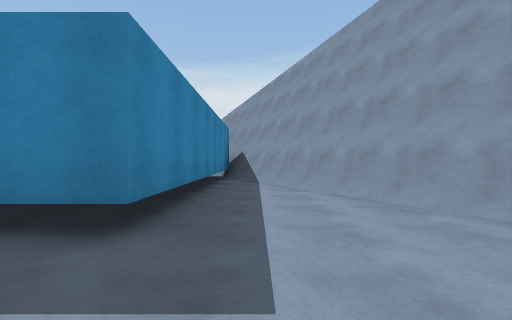
[1] (above)

14 first-person views from a walk through a Unity game level. The camera is 1.2 m above the floor, looks level and sees 90° across. The floor is counted in squares, 2 m on a side. Each view is taken from the middle of a square. On the plan, view 1 faces up. The plan holds only what a view shows up to about 9 squares ahead; the rest is blank. The place goes on beyond the plan.

[2]
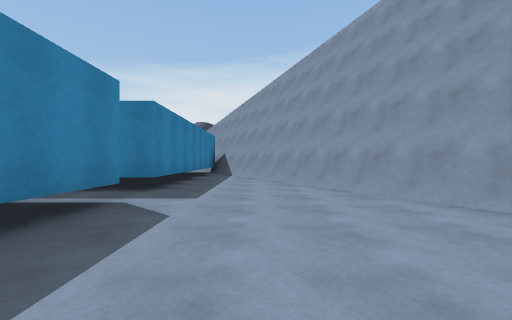

[3]
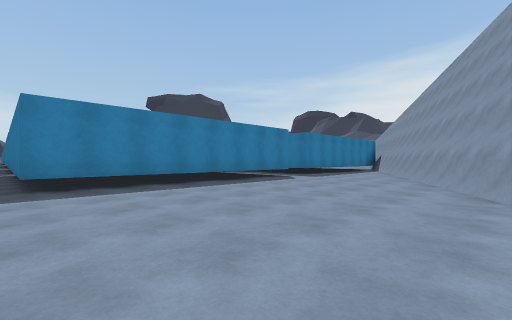

[4]
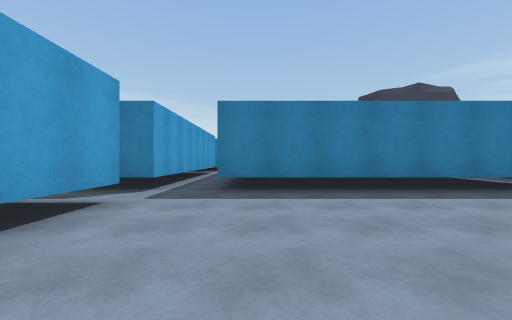

[5]
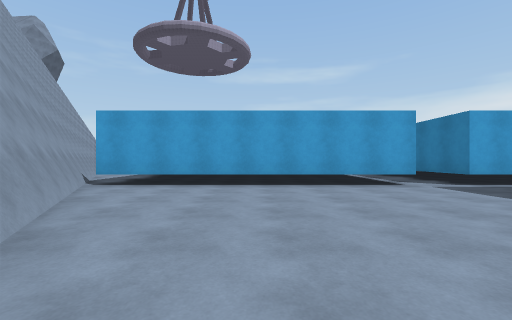

[6]
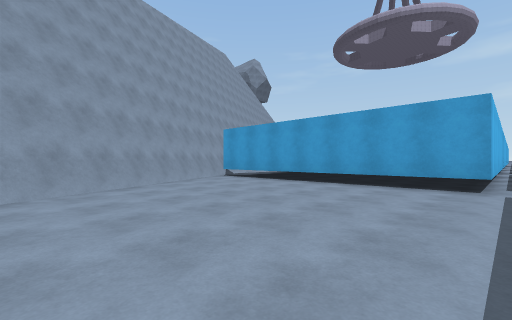

[7]
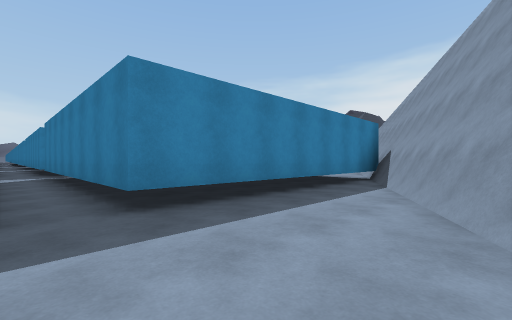

[8]
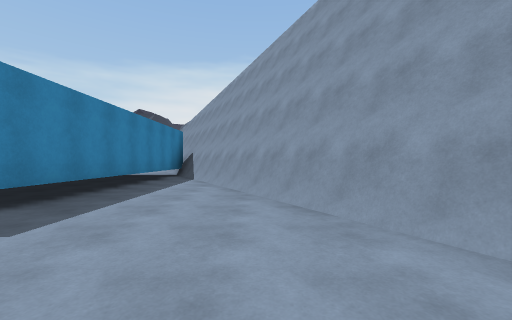

[9]
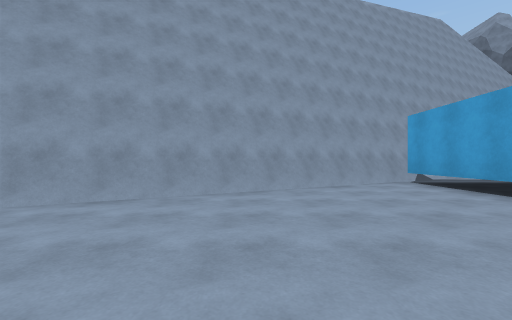

[10]
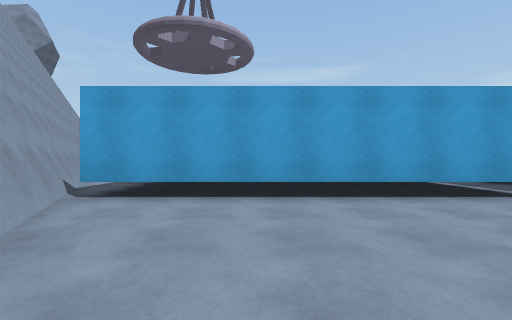

[11]
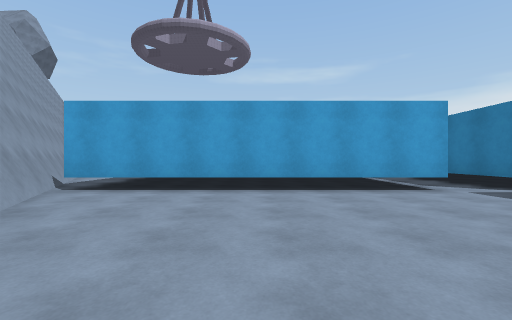

[12]
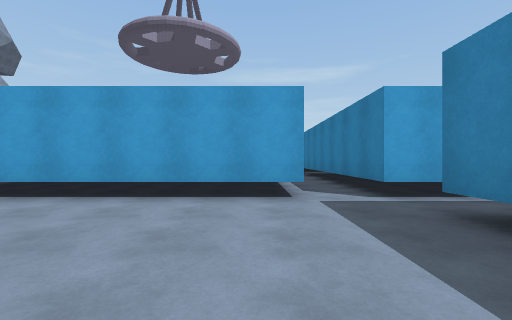

[13]
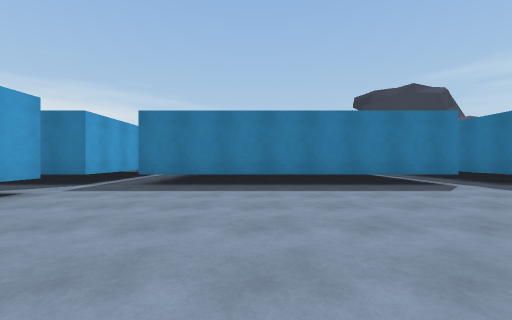

[14]
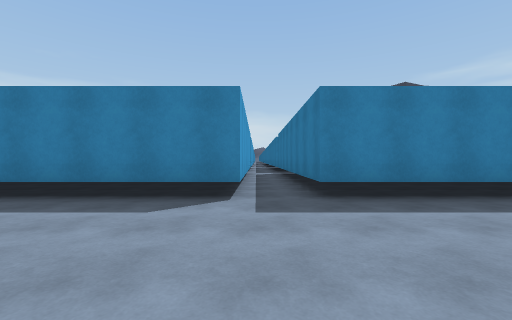

### Floor plan
Key: @ floor where view 1 was taken; # wall or solid block; . floor; / step, stairs or slope; v drop or lower ground; T thing the floor can be seen under or through.
Columns run from 9 left of view 1 to 11 right of it. Each row starts with its distance up from view 1.
 11          v
 10         #v/
  9         ##v/
  8         ## v
  7         ###vv
  6         #.# v/
  5         #.##vv/
  4         #..##vv
  3         #...# v
  2 .########...##v
  1 .............#
  0     #####@...## v
 -1         #.....# v
 -2         #.....## v
 -3         #......# vv
 -4         #......## vv
 -5         #.......#  v
 -6   #######.......## v
 -7   ...............T
 -8     #####.TTTTTTTT#
 -9         #.T      .##
-10         #.T      ..#
-11         #.#      ..##
-12         #.#        .#
-13         #.#         #
-14          .#

Where each view was taken, in squares from view 1:
view 1: 0 up, 0 right, facing up
view 2: 3 down, 1 right, facing up
view 3: 7 down, 5 right, facing up-left
view 4: 6 down, 4 right, facing left
view 5: 2 down, 4 right, facing down
view 6: 2 down, 0 right, facing down-right
view 7: 1 up, 2 right, facing up-left
view 8: 1 down, 2 right, facing up
view 9: 4 down, 1 right, facing right
view 10: 4 down, 5 right, facing down
view 11: 3 down, 4 right, facing down
view 12: 4 down, 1 right, facing down
view 13: 4 down, 5 right, facing left
view 14: 1 up, 3 right, facing left
